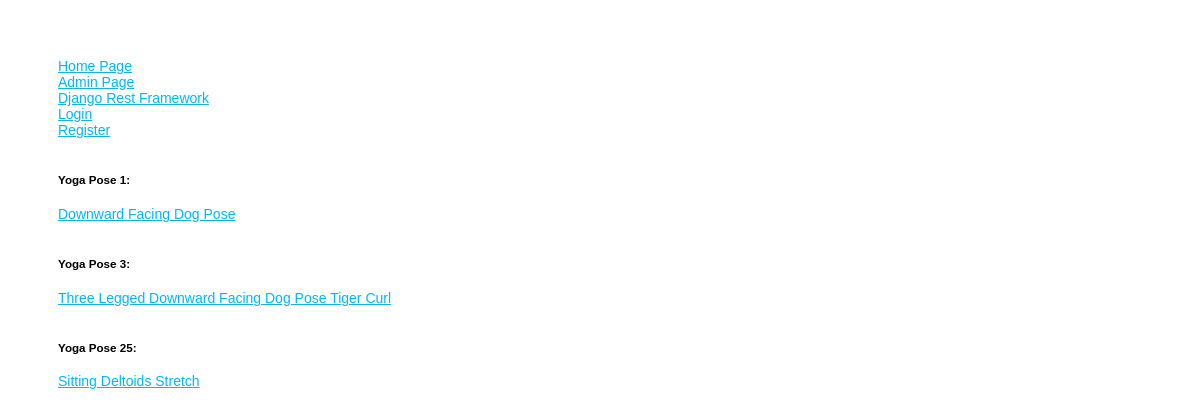
The page / on the database its author committed.
### yogas/models.py (models this page shows, shortened)
class Yoga(models.Model):
    name = models.CharField(max_length=300)
    description = models.TextField(max_length=3000, null=True, blank=True)
    level = models.CharField (max_length=13, choices=LEVEL_CHOICES)
    image = models.ImageField(upload_to='upload/', default="")
    posted_by = models.ForeignKey(User, on_delete=models.SET_NULL, null=True)
    updated_at = models.DateTimeField(auto_now=True)
    created_at = models.DateTimeField(auto_now_add=True)

### yogas/views.py (the view)
# urls.py: path('', include("yogas.urls")),
def yogas(request):
    yogas = Yoga.objects.all()
    context = {
        "page_title": "Yoga Poses",
        "yogas": yogas,
    }
    return render(request, "homepage.html", context)

### yogas/templates/homepage.html (shortened to what this page needs)
{% extends "layout.html" %}
{% block content %}
<div>
  {% for yoga in yogas %}
  <div>
    <h5>Yoga Pose {{ yoga.id }}:</h5>
    <a href="{% url 'yoga' yoga.id %}">{{yoga.name}}</a>
    <br />
    <br />
  </div>
  {% endfor %}
</div>
{% endblock %}

### yogas/static/style.css (style rules this page uses)
body { padding: 50px; font: 14px "Lucida Grande", Helvetica, Arial, sans-serif; }
a { color: #00B7FF; }

### rows shown on the page
Yoga: id "1", name "Downward Facing Dog Pose"
Yoga: id "3", name "Three Legged Downward Facing Dog Pose Tiger Curl"
Yoga: id "25", name "Sitting Deltoids Stretch"
